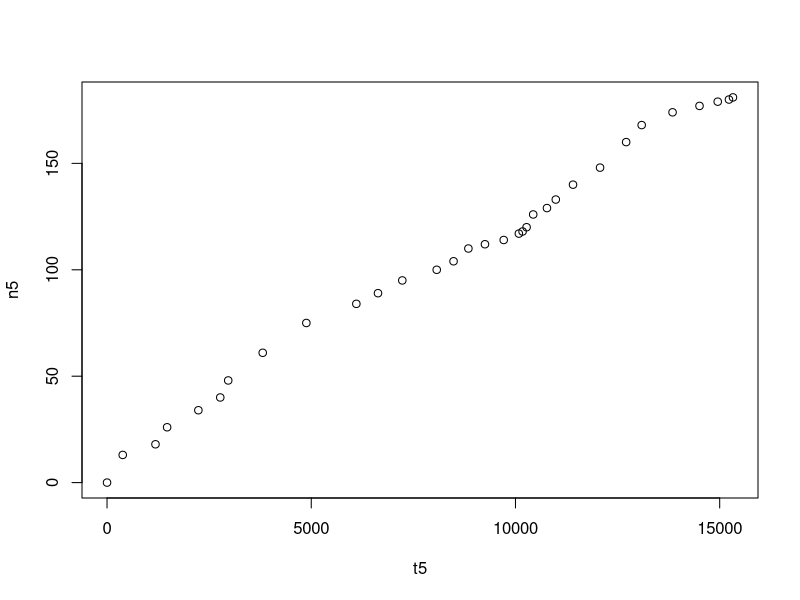

Source code (R): (Note: this script raises an error after producing the figure.)
library('maxLik')
gen=function(n){
  dn=1:(length(n)-1)
  for (i in 1:(length(n)-1)) {
    dn[i]=n[i+1]-n[i]
  }
  return(dn)
}

Goel_Okumoto1 =function(theta){
  lam = (1-exp(-theta[1]*t))
  a=sum(lam*n)/sum(lam*lam)
  return(-sqrt(sum((n-a*lam)^2))/length(lam))
}

Goel_Okumoto2 =function(theta,x){
  lam = (1-exp(-theta[1]*t))
  lamx=(1-exp(-theta[1]*x))
  a=sum(lam*n)/sum(lam*lam)
  return(a*lamx)
}

G_O1 =function(theta){
  
  lam = (1-(1+theta[1]*t)*exp(-theta[1]*t))
  a=sum(lam*n)/sum(lam*lam)
  return(-sqrt(sum((n-a*lam)^2))/length(lam))
}

G_O2 =function(theta,x){

  lam = (1-(1+theta[1]*t)*exp(-theta[1]*t))
  lamx=(1-(1+theta[1]*x)*exp(-theta[1]*x))
  a=sum(lam*n)/sum(lam*lam)
  return(a*lamx)
}


Hossain_Dahiya1 =function(theta){

  lam = (1-exp(-theta[1]*t))/(1+theta[2]*exp(-theta[1]*t))
  a=sum(lam*n)/sum(lam*lam)
  return(-sqrt(sum((n-a*lam)^2))/length(lam))
}

Hossain_Dahiya2 =function(theta,x){

  lam = (1-exp(-theta[1]*t))/(1+theta[2]*exp(-theta[1]*t))
  lamx=(1-exp(-theta[1]*x))/(1+theta[2]*exp(-theta[1]*x))
  a=sum(lam*n)/sum(lam*lam)
  return(a*lamx)
}


Gompertz1 =function(theta){

  lam = (theta[1]^(theta[2]^t))
  a=sum(lam*n)/sum(lam*lam)
  return(-sqrt(sum((n-a*lam)^2))/length(lam))
}

Gompertz2 =function(theta,x){

  lam = (theta[1]^(theta[2]^t))
  lamx= (theta[1]^(theta[2]^x))
  a=sum(lam*n)/sum(lam*lam)
  return(a*lamx)
}


Pareto1 =function(theta){


  lam = (1-(1+t/theta[2])^(1-theta[1]))
  a=sum(lam*n)/sum(lam*lam)
  return(-sqrt(sum((n-a*lam)^2))/length(lam))
}

Pareto2 =function(theta,x){

  lam = (1-(1+t/theta[2])^(1-theta[1]))
  lamx=(1-(1+x/theta[2])^(1-theta[1]))
  a=sum(lam*n)/sum(lam*lam)
  return(a*lamx)
}

Weibull1 =function(theta){

  lam = (1-exp(-theta[1]*t^theta[2]))
  a=sum(lam*n)/sum(lam*lam)
  return(-sqrt(sum((n-a*lam)^2))/length(lam))
}

Weibull2 =function(theta,x){

  lam = (1-exp(-theta[1]*t^theta[2]))
  lamx= (1-exp(-theta[1]*x^theta[2]))
  a=sum(lam*n)/sum(lam*lam)
  return(a*lamx)
}


Yamada_Exp1 =function(theta){

  lam = (1-exp(-theta[1]*(1-exp(-theta[2]*t))))
  a=sum(lam*n)/sum(lam*lam)
  return(-sqrt(sum((n-a*lam)^2))/length(lam))
}

Yamada_Exp2 =function(theta,x){

  lam = (1-exp(-theta[1]*(1-exp(-theta[2]*t))))
  lamx=(1-exp(-theta[1]*(1-exp(-theta[2]*x))))
  a=sum(lam*n)/sum(lam*lam)
  return(a*lamx)
}

Yamada_Raleigh1 =function(theta){
  lam = (1-exp(-theta[1]*(1-exp(-theta[2]*t^2/2))))
  a=sum(lam*n)/sum(lam*lam)
  return(-sqrt(sum((n-a*lam)^2))/length(lam))
}

Yamada_Raleigh2 =function(theta,x){

  lam = (1-exp(-theta[1]*(1-exp(-theta[2]*t^2/2))))
  lamx=(1-exp(-theta[1]*(1-exp(-theta[2]*x^2/2))))
  a=sum(lam*n)/sum(lam*lam)
  return(a*lamx)
}

t0=c(0, 32.4375, 64.875, 97.3125, 129.75, 162.1875, 194.625, 227.0625, 259.5, 291.9375, 324.375, 356.8125, 389.25, 421.6875, 454.125, 486.5625, 519.0, 575.125, 631.25, 687.375, 743.5, 799.625, 855.75, 911.875, 968.0, 1122.0, 1276.0, 1430.0, 1507.1666666666667, 1584.3333333333333, 1661.5, 1738.6666666666667, 1815.8333333333335, 1893.0, 1967.625, 2042.25, 2116.875, 2191.5, 2266.125, 2340.75, 2415.375, 2490.0, 2561.0, 2632.0, 2703.0, 2774.0, 2845.0, 2916.0, 2987.0, 3058.0, 3171.4, 3284.8, 3398.2, 3511.6, 3625.0, 3824.25, 4023.5, 4222.75, 4422.0, 4494.363636363636, 4566.727272727273, 4639.090909090909, 4711.454545454545, 4783.818181818182, 4856.181818181818, 4928.545454545454, 5000.909090909091, 5073.272727272727, 5145.636363636364, 5218.0, 5318.833333333333, 5419.666666666667, 5520.5, 5621.333333333333, 5722.166666666667, 5823.0, 5942.333333333333, 6061.666666666667, 6181.0, 6300.333333333333, 6419.666666666667, 6539.0, 6647.8, 6756.6, 6865.4, 6974.2, 7083.0, 7184.0, 7285.0, 7386.0, 7487.0, 7606.666666666667, 7726.333333333333, 7846.0, 7965.666666666667, 8085.333333333333, 8205.0, 8384.5, 8564.0, 8923.0, 9282.0)
n0=1:length(t0)-1

n1 = c(0,16,24,27,33,41,49,54,58,69,75,81,86,90,93,96,98,99,100,100,100)
t1 = c(0,519,968,1430,1893,2490,3058,3625,4422,5218,5823,6539,7083,7487,7846,8205,8564,8923,9282,9641,10000)
n2 = c(0,13,18,26,34,40,48,61,75, 84, 89, 95, 100, 104, 110 ,112, 114, 117, 118, 120)
t2 = c(0,384,1186,1471,2236,2772,2967,3812,4880,6104,6634,7229,8072,8484,8847,9253,9712,10083,10174,10272)
n3 = c(0,6, 9, 13, 20, 28, 40, 48, 54, 57, 59, 60, 61)
t3 = c(0,162, 499, 715, 1137, 1799 ,2438 ,2818, 3574 ,4234, 4680 ,4955, 5053)
n4 = c(0,1,3,8,9,11,16,19,25,27,29,32,32,36,38,39,39,41,42,42)
t4 = c(0,254,788,1054,1393,2216,2880,3593,4281,5180,6003,7621,8783,9604,10064,10560,11008,11237,11243,11305)
n5 = c(n2,n3[2:13]+120)
t5 = c(t2,t3[2:13]+10272)
plot(t5,n5)

# xvec <- rnorm(100,-3,4)
# fn <- function(theta) {sum ( 0.5*(xvec - theta[1])^2/theta[2] + 0.5* log(theta[2]) )}
# summ =nlm(fn, theta <- c(1
#                          ,7), hessian=TRUE)
# print(summ)

unlockBinding("t", globalenv())
t=xdat
n<<-1:length(t)
dn <<- gen(n)
l <<- length(t)
# s = Goel_Okumoto(c(107,0.1))
A=matrix(c(0,1,1,0),2,2)
B=matrix(c(-0.000000001,-.0000000001),2,1)
A1=matrix(c(1),1,1)
B1=matrix(-0.0001,1,1)
plot(t,n)
summ =maxLik(Goel_Okumoto, start = c(110,0.002),constraints=list(ineqA=A,ineqB=B))
print(1)
summ1 =maxLik(Goel_Okumoto1, start = c(0.002))
print(summ1)
lines(seq(0,t[l],by=1),Goel_Okumoto2(summ1$estimate,seq(0,t[l],by=1)),col='red')
summ2 =maxLik(G_O1, start = c(0.002),constraints=list(ineqA=A1,ineqB=B1))
print(2)
print(summ2)
lines(seq(0,t[l],by=1),G_O2(summ2$estimate,seq(0,t[l],by=1)),col='blue')
summ3 =maxLik(Hossain_Dahiya1, start = c(0.002,.2),constraints=list(ineqA=A,ineqB=B))
print(3)
print(summ3)
lines(seq(0,t[l],by=1),Hossain_Dahiya2(summ3$estimate,seq(0,t[l],by=1)),col='yellow')
print(4)

summ4 =maxLik(Gompertz1, start = c(0.001,0.9999),constraints=list(ineqA=A,ineqB=B))
lines(seq(0,t[l],by=1),Gompertz2(summ4$estimate,seq(0,t[l],by=1)),col='purple')
print(summ4)

summ5 =maxLik(Pareto1, start = c(0.002,.2),constraints=list(ineqA=A,ineqB=B))
print(5)
print(summ5)
lines(seq(0,t[l],by=1),Pareto2(summ5$estimate,seq(0,t[l],by=1)),col='green')

summ6 =maxLik(Weibull1, start = c(0.002,.2),constraints=list(ineqA=A,ineqB=B))
print(6)
print(summ6)
lines(seq(0,t[l],by=1),Weibull2(summ6$estimate,seq(0,t[l],by=1)),col='pink')

summ7 =maxLik(Yamada_Exp1, start = c(0.02,.002),constraints=list(ineqA=A,ineqB=B))
print(7)
print(summ7)
lines(seq(0,t[l],by=1),Yamada_Exp2(summ7$estimate,seq(0,t[l],by=1)),col='brown')

summ8 =maxLik(Yamada_Raleigh1, start = c(0.15,.0000015),constraints=list(ineqA=A,ineqB=B))
print(8)
print(summ8)
lines(seq(0,t[l],by=1),Yamada_Raleigh2(summ8$estimate,seq(0,t[l],by=1)),col='orange')
